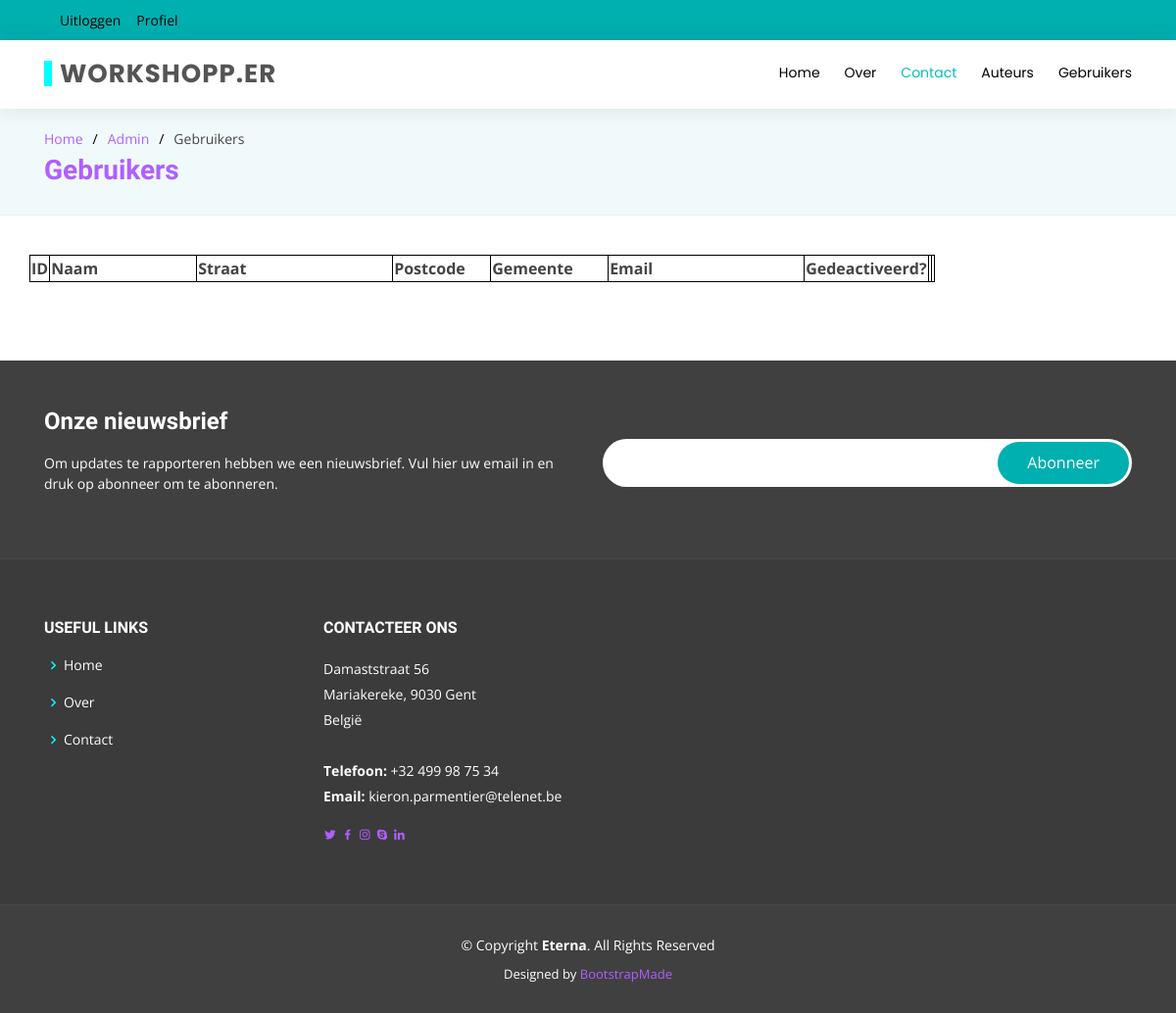
The app's page /adminUsers.php (signed in), older data.
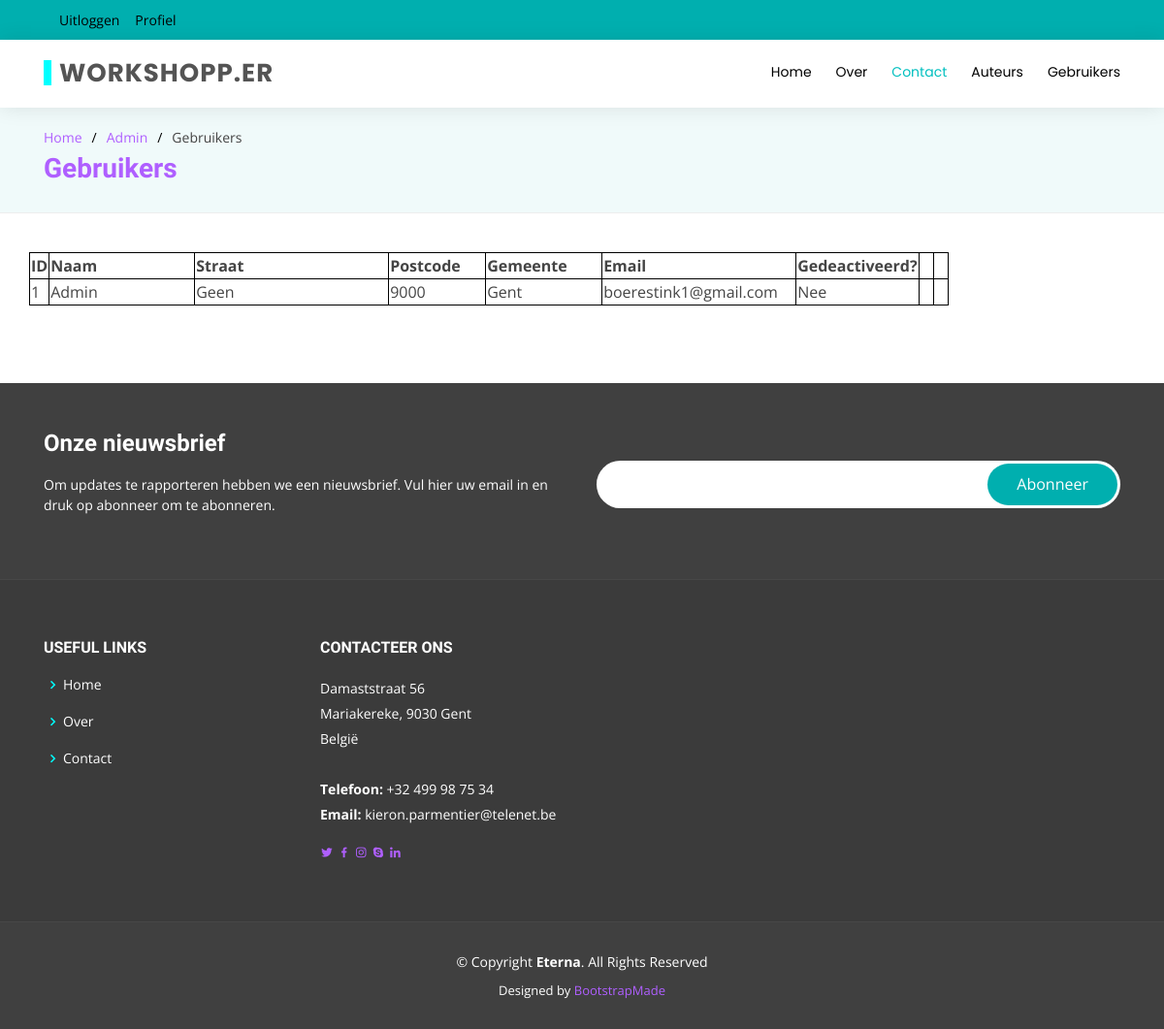
The same page, newer data.
### tables this page shows
CREATE TABLE `tbluser` (
  `userID` int(11) NOT NULL,
  `userNm` tinytext NOT NULL,
  `userStraat` text NOT NULL,
  `userPostcode` int(11) NOT NULL,
  `userFoto` text NOT NULL,
  `userEmail` tinytext NOT NULL,
  `userPasw` tinytext NOT NULL,
  `isAdmin` tinyint(1) NOT NULL DEFAULT '0',
  `deactivated` tinyint(1) NOT NULL DEFAULT '0'
);

CREATE TABLE `tblgemeente` (
  `PostcodeId` int(11) NOT NULL,
  `PCode` varchar(8) NOT NULL,
  `Gemeente` varchar(255) NOT NULL,
  `UCGemeente` varchar(255) NOT NULL
);

### adminUsers.php (the view, shortened to what this page needs)
<!DOCTYPE html>
<html lang="en">
<head>
  <link href="assets/vendor/bootstrap/css/bootstrap.min.css" rel="stylesheet">
  <link href="assets/vendor/icofont/icofont.min.css" rel="stylesheet">
  <link href="assets/vendor/boxicons/css/boxicons.min.css" rel="stylesheet">
  <link href="assets/vendor/animate.css/animate.min.css" rel="stylesheet">
  <link href="assets/vendor/owl.carousel/assets/owl.carousel.min.css" rel="stylesheet">
  <link href="assets/vendor/venobox/venobox.css" rel="stylesheet">
  <link href="assets/css/style.css" rel="stylesheet">
</head>
<body>
  <section id="topbar" class="d-none d-lg-block">
    <div class="container d-flex">
      <div class="social-links">
          <?php
          if(isset($_SESSION["login"])){
              if(!($_SESSION["login"])){
                  echo"<a href=\"inloggen.php\">Inloggen</a>";
                  echo"<a href=\"registreer.php\">Registreren</a>";
              }
              else{
                  echo"<a href=\"".$_SERVER["PHP_SELF"]."?end=true\">Uitloggen</a>";
                  if($_SESSION["loginType"] == "user"){
                      echo"<a href=\"wijzigenUser.php\">Profiel</a>";
                  }
                  else{
                      echo"<a href=\"wijzigenAut.php\">Profiel</a>";
                  }
              }
          }
          else{
              echo"<a href=\"inloggen.php\">Inloggen</a>";
              echo"<a href=\"registreer.php\">Registreren</a>";
          }
          ?>
      </div>
    </div>
  </section>
 <header id="header">
    <div class="container d-flex">
      <div class="logo mr-auto">
        <h1 class="text-light"><a href="index.php"><span>Workshopp.er</span></a></h1>
      </div>
      <nav class="nav-menu d-none d-lg-block">
        <ul>
          <li><a href="index.php">Home</a></li>
            <li><a href="about.php">Over</a></li>
          <li class="active"><a href="contact.php">Contact</a></li>
              <li><a href="portfolioAut.php">Auteurs</a></li>
            <li><a href="portfolioUser.php">Gebruikers</a></li>
        </ul>
      </nav>
    </div>
  </header>
  <main id="main">
    <section id="breadcrumbs" class="breadcrumbs">
      <div class="container">
        <ol>
          <li><a href="index.php">Home</a></li>
          <li><a href="admin.php">Admin</a></li>
          <li>Gebruikers</li>
        </ol>
        <h2>Gebruikers</h2>
      </div>
    </section>
    <section id="content" class="content">
          <div class="container">
            <div class="row">
                <table id="tblUsers" class="admin">
                    <tr>
                        <th width = 20px>ID</th>
                        <th width = 150px>Naam</th>
                        <th width = 200px>Straat</th>
                        <th width = 100px>Postcode</th>
                        <th width = 120px>Gemeente</th>
                        <th width = 200px>Email</th>
                        <th width = 20px>Gedeactiveerd?</th>
                        <th></th>
                        <th></th>
                    </tr>
                    <?php
$mysqli = new mysqli("localhost","root","","gip");
if(mysqli_connect_errno()){
    trigger_error("Fout bij verbinding: ".$mysqli->error);
}
else{
    $sql = "SELECT u.userID, u.userNm, u.userStraat, g.PCode, g.Gemeente, u.userEmail, u.deactivated
    FROM tblUser u, tblGemeente g
    WHERE g.PostcodeId = u.userPostcode";
    if($stmt = $mysqli->prepare($sql)){
        if(!$stmt->execute()){
            echo"Het uitvoeren van qry getUsers is mislukt: ".$stmt->error."in query";
        }
        else{
            $stmt->bind_result($uID, $uNm, $uStraat, $uPC, $uGem, $uEmail, $uDeact);
            while($stmt->fetch()){
                echo"
                <tr>
                    <td>".$uID."</td>
                    <td>".$uNm."</td>
                    <td>".$uStraat."</td>
                    <td>".$uPC."</td>
                    <td>".$uGem."</td>
                    <td>".$uEmail."</td>";
                    switch($uDeact){
                        case 0:
                            echo"<td>Nee</td>";
                            break;
                    }
                echo"
                    <td><a href=\"adminUsers.php?item=".$uID."&option=edit\"><i class=\"icofont-pencil-alt-5\"></i></a>
                    <td><a href=\"adminUsers.php?item=".$uID."&option=deact\"><i class=\"icofont-not-allowed\"></i></a>
                </tr>";
            }
        }
    }
}
                    ?>
                </table>
            </div>
          </div>
    </section>
    </main>
  <footer id="footer">
    <div class="footer-newsletter">
      <div class="container">
        <div class="row">
          <div class="col-lg-6">
            <h4>Onze nieuwsbrief</h4>
            <p>Om updates te rapporteren hebben we een nieuwsbrief. Vul hier uw email in en druk op abonneer om te abonneren.</p>
          </div>
          <div class="col-lg-6">
            <form action="" method="post">
              <input type="email" name="email"><input type="submit" value="Abonneer">
            </form>
          </div>
        </div>
      </div>
    </div>
    <div class="footer-top">
      <div class="container">
        <div class="row">
          <div class="col-lg-3 col-md-6 footer-links">
            <h4>Useful Links</h4>
            <ul>
              <li><i class="bx bx-chevron-right"></i> <a href="index.php">Home</a></li>
              <li><i class="bx bx-chevron-right"></i> <a href="about.php">Over</a></li>
                <li><i class="bx bx-chevron-right"></i> <a href="contact.php">Contact</a></li>
            </ul>
          </div>
            <div class="col-lg-3 col-md-6 footer-contact">
            <h4>Contacteer ons</h4>
            <p>
              Damaststraat 56<br>
              Mariakereke, 9030 Gent<br>
              Belgi&euml;<br><br>
              <strong>Telefoon:</strong> +32 499 98 75 34<br>
              <strong>Email:</strong> kieron.parmentier@telenet.be<br>
            </p>
                <a href="#" class="twitter"><i class="bx bxl-twitter"></i></a>
                <a href="#" class="facebook"><i class="bx bxl-facebook"></i></a>
                <a href="#" class="instagram"><i class="bx bxl-instagram"></i></a>
                <a href="#" class="google-plus"><i class="bx bxl-skype"></i></a>
                <a href="#" class="linkedin"><i class="bx bxl-linkedin"></i></a>
        </div>
      </div>
    </div>
      </div>
    <div class="container">
      <div class="copyright">
        &copy; Copyright <strong><span>Eterna</span></strong>. All Rights Reserved
      </div>
      <div class="credits">
        Designed by <a href="https://bootstrapmade.com/">BootstrapMade</a>
      </div>
    </div>
  </footer>
</body>
</html>

### assets/css/style.css (style rules this page uses)
table { border: #000 solid 1px; }
body { font-family: "Open Sans", sans-serif; color: #444444; }
a { color: #AF5FFF; }
h1, h2, h3, h4, h5, h6 { font-family: "Raleway", sans-serif; }
#topbar { background: #00AFAF; padding: 10px 0; font-size: 14px; }
#topbar .social-links a { color: #000; padding: 4px 0 4px 16px; display: inline-block; line-height: 1px; transition: 0.3s; }
#topbar .social-links a:first-child { border-left: 0; }
#header { height: 70px; transition: all 0.5s; z-index: 997; transition: all 0.5s; padding: 10px 0; background: #fff; box-shadow: 0px 0px 20px 0px rgba(0, 0, 0, 0.1); position: relative; }
#header .logo h1 { font-size: 26px; padding: 0 0 0 8px; margin: 11px 0; line-height: 1; font-weight: 700; letter-spacing: 1px; text-transform: uppercase; font-family: "Poppins", sans-serif; border-left: 8px solid #00FFFF; }
#header .logo h1 a, #header .logo h1 a:hover { color: #545454; text-decoration: none; }
.nav-menu, .nav-menu * { margin: 0; padding: 0; list-style: none; }
.nav-menu > ul > li { position: relative; white-space: nowrap; float: left; }
.nav-menu a { display: block; position: relative; color: #000; padding: 13px 0 15px 25px; transition: 0.3s; font-size: 14px; font-family: "Poppins", sans-serif; }
.nav-menu a:hover, .nav-menu .active > a, .nav-menu li:hover > a { color: #00BFBF; text-decoration: none; }
.mobile-nav { position: fixed; top: 55px; right: 15px; bottom: 15px; left: 15px; z-index: 9999; overflow-y: auto; background: #fff; transition: ease-in-out 0.2s; opacity: 0; visibility: hidden; border-radius: 10px; padding: 10px 0; }
.mobile-nav * { margin: 0; padding: 0; list-style: none; }
.mobile-nav a { display: block; position: relative; color: #000000; padding: 10px 20px; font-weight: 500; outline: none; }
.mobile-nav a:hover, .mobile-nav .active > a, .mobile-nav li:hover > a { color: #AF5FFF; text-decoration: none; }
section { padding: 0 0 80px 0; }
.breadcrumbs { padding: 20px 0 20px 0; background: #00AFAF0F; border-bottom: 1px solid #ededed; margin-bottom: 40px; }
.breadcrumbs h2 { font-size: 28px; font-weight: 700; color: #AF5FFF; }
.breadcrumbs ol { display: flex; flex-wrap: wrap; list-style: none; padding: 0 0 5px 0; margin: 0; font-size: 14px; }
.breadcrumbs ol li + li { padding-left: 10px; }
.breadcrumbs ol li + li::before { display: inline-block; padding-right: 10px; color: #000; content: "/"; }
#footer { background: #404040; padding: 0 0 30px 0; color: #fff; font-size: 14px; }
#footer .footer-newsletter { padding: 50px 0; background: #404040; }
#footer .footer-newsletter h4 { font-size: 24px; margin: 0 0 20px 0; padding: 0; line-height: 1; font-weight: 600; }
#footer .footer-newsletter form { margin-top: 30px; background: #fff; padding: 6px 10px; position: relative; border-radius: 50px; }
#footer .footer-newsletter form input[type="email"] { border: 0; padding: 8px; width: calc(100% - 140px); }
#footer .footer-newsletter form input[type="submit"] { position: absolute; top: 0; right: 0; bottom: 0; border: 0; background: none; font-size: 16px; padding: 0 30px; margin: 3px; background: #00AFAF; color: #fff; transition: 0.3s; border-radius: 50px; }
#footer .footer-top { background: #3b3b3b; border-top: 1px solid #474747; border-bottom: 1px solid #474747; padding: 60px 0 30px 0; }
#footer .footer-top h4 { font-size: 16px; font-weight: bold; color: #fff; text-transform: uppercase; position: relative; padding-bottom: 12px; }
#footer .footer-top .footer-links { margin-bottom: 30px; }
#footer .footer-top .footer-links ul { list-style: none; padding: 0; margin: 0; }
#footer .footer-top .footer-links ul i { padding-right: 2px; color: #00FFFF; font-size: 18px; line-height: 1; }
#footer .footer-top .footer-links ul li { padding: 10px 0; display: flex; align-items: center; }
#footer .footer-top .footer-links ul li:first-child { padding-top: 0; }
#footer .footer-top .footer-links ul a { color: #fff; transition: 0.3s; display: inline-block; line-height: 1; }
#footer .footer-top .footer-contact { margin-bottom: 30px; }
#footer .footer-top .footer-contact p { line-height: 26px; }
#footer .copyright { text-align: center; padding-top: 30px; }
#footer .credits { padding-top: 10px; text-align: center; font-size: 13px; color: #fff; }
table, th, td { border: #000 solid 1px; }

### adminUsers.php (style rules this page uses)
table { border: #000 solid 1px; }

Row changes from the older to the newer data that the page shows:
added tbluser: userID "1", userNm "Admin", userStraat "Geen", tblgemeente.PCode "9000", tblgemeente.Gemeente "Gent", userEmail "boerestink1@gmail.com", deactivated "Nee"
